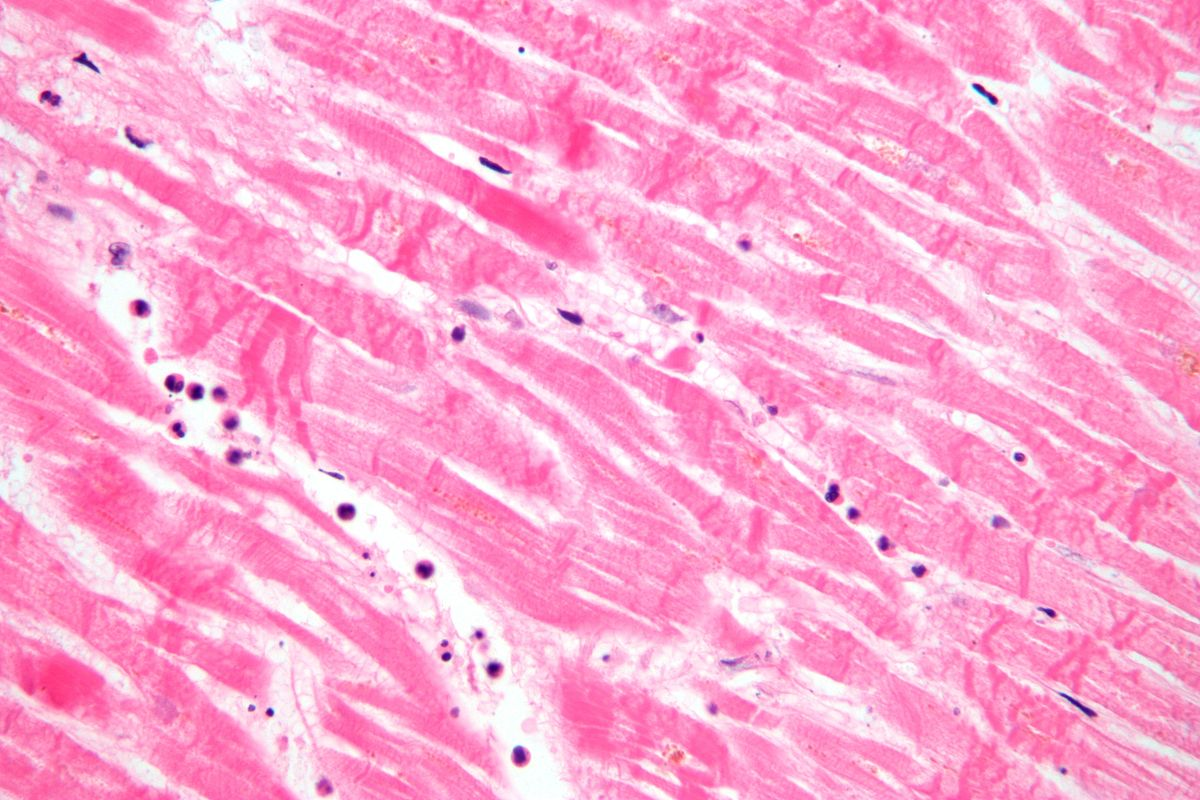
#> input picture data/example_data/H_and_E_histopathology.jpg, 1200 x 800 px; its folder holds only this picture in this run
$ python -i run_preprocess.py   (imports and definitions only)   (older library calls are emulated)
#> lines starting #> are read from the running program, lines starting #| are printed output that depends on the picture
#> further down, picture is the input picture: PIL image 1200x800 RGB; mean R, G, B 250.3, 165.8, 208.2
# type: ignore
import gzip
import json
import shutil
import time
from pathlib import Path

import cv2
import numba
import numpy as np
import PIL.Image
from tqdm.contrib.concurrent import process_map

"""
.py version of preprocess-retinopathy.ipynb
"""

# paths
img_dir = Path("/storage_hdd_1/kc429229/data/retinopathy/original/")
results_path = Path("data/retinopathy/preprocess_results.jsonl.gz")
target_size = 224
target_img_dir = Path(f"data/retinopathy/{target_size}/")

# create folders
# [8 lines not run here, left out]

# loading images
img_paths = list(img_dir.rglob("*.jpeg"))  # + list(img_dir.rglob("*.JPEG"))
img_paths = sorted(img_paths, key=lambda p: (int(p.stem.split("_")[0]), p.stem))
# [1 line not run here, left out]


# circle finding
@numba.njit
def get_circle_scores(img, grad, ys, xs, rs):
    H, W = img.shape
    scores = np.zeros((len(ys), len(xs), len(rs)), dtype=np.float64)
    angles = np.linspace(0, 160, 8)
    directions = np.stack((np.sin(np.deg2rad(angles)), np.cos(np.deg2rad(angles))), axis=-1)

    for iy, y in enumerate(ys):
        for ix, x in enumerate(xs):
            for ir, r in enumerate(rs):
                scores[iy, ix, ir] = 0
                for d in directions:
                    y0, x0 = int(np.round(y + r * d[0])), int(np.round(x + r * d[1]))
                    y1, x1 = int(np.round(y - r * d[0])), int(np.round(x - r * d[1]))
                    if not (0 <= y0 < H and 0 <= x0 < W and 0 <= y1 < H and 0 <= x1 < W):
                        continue
                    scores[iy, ix, ir] += np.cbrt(
                        np.maximum(grad[y0, x0].dot(-d), 0) * np.maximum(grad[y1, x1].dot(d), 0)
                    )
    return scores


def find_circle(pil_img, ys, xs, rs, downscale):
    pil_img = pil_img.reduce(downscale)
    # H, W = pil_img.height, pil_img.width
    img = np.array(pil_img).max(axis=2)

    grad = np.stack((cv2.Scharr(img, cv2.CV_64F, 0, 1), cv2.Scharr(img, cv2.CV_64F, 1, 0)), axis=-1)
    grad = grad / (img[..., np.newaxis] / img.max() + 0.2)
    K = 25
    grad = np.ascontiguousarray(cv2.GaussianBlur(grad, (K, K), 0))

    scores = get_circle_scores(img, grad, ys / downscale, xs / downscale, rs / downscale)
    b = scores.argmax()
    best_iy, best_ix, best_ir = b // (len(rs) * len(xs)), (b // len(rs)) % len(xs), b % len(rs)
    return float(ys[best_iy]), float(xs[best_ix]), float(rs[best_ir])


def find_circle_iterative(pil_img, k=9, iterations=5):
#> called with k = 9, iterations = 5
    H, W = pil_img.height, pil_img.width
#> H = 800; W = 1200
    min_y, max_y = int(0.45 * H), int(0.55 * H)
#> min_y = 360; max_y = 440
    min_x, max_x = int(0.45 * W), int(0.55 * W)
#> min_x = 540; max_x = 660
    min_r, max_r = int(0.4 * min(H, W)), max(H, W) // 2
#> min_r = 320; max_r = 600

    best_y, best_x, best_r = (min_y + max_y) / 2, (min_x + max_x) / 2, (min_r + max_r) / 2
#> best_y = 400; best_x = 600; best_r = 460

    for i in range(iterations):
        ys, y_step = np.linspace(min_y, max_y, k, retstep=True)
        xs, x_step = np.linspace(min_x, max_x, k + 2, retstep=True)
        rs, r_step = np.linspace(min_r, max_r, 2 * k, retstep=True)

        target_size_local = 1536 // 2 ** min(iterations - 1 - i, 2)
        best_y, best_x, best_r = find_circle(pil_img, ys, xs, rs, downscale=max(1, min(H, W) // target_size_local))

        min_y, max_y = best_y - 1.2 * y_step, best_y + 1.2 * y_step
        min_x, max_x = best_x - 1.2 * x_step, best_x + 1.2 * x_step
        min_r, max_r = best_r - 1.2 * r_step, best_r + 1.2 * r_step
#> this loop made 5 passes
#> (b in find_circle, best_iy in find_circle, best_ix in find_circle, best_ir in find_circle, best_y, best_x, best_r, min_y) on passes 1 to 5: (1020, 5, 1, 12, 410, 552, 517.6, 398), (1091, 5, 5, 11, 413, 552, 523.5, 409.4), (910, 4, 6, 10, 413, 552.7, 524, 411.9), (1367, 6, 9, 17, 413.5, 553.4, 524.3, 413.2), (875, 4, 4, 11, 413.5, 553.3, 524.4, 413.4)
#> pass 1, in find_circle, `img = np.array(pil_img).max(axis=2)`:
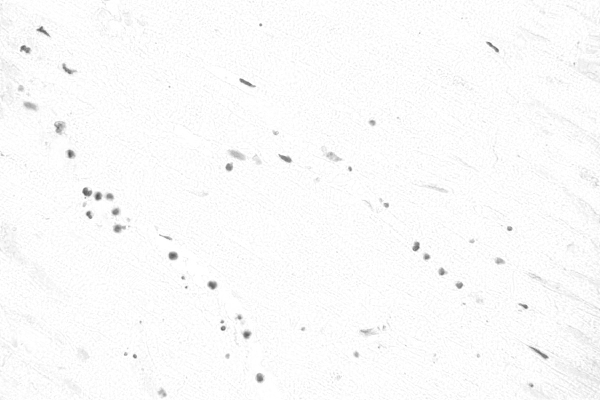
#> img: shape (400, 600); min 82, max 255, mean 250.6

    return round(best_y), round(best_x), round(best_r)


# single image parsing
# [52 lines left out: functions process, crop_and_rescale_and_save, not called in this run]


# [19 lines not run here, left out]

>>> from PIL import Image
>>> picture = Image.open('../../data/example_data/H_and_E_histopathology.jpg')
>>> result = find_circle_iterative(picture)
#> result = (414, 553, 524)

$ run again, on data/example_data/IHC_histopathology.jpg
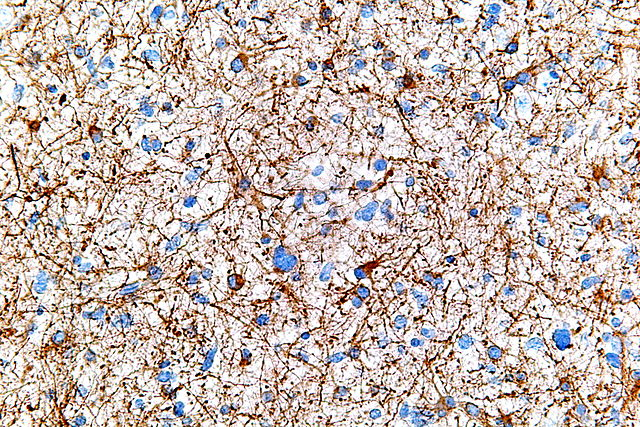
#> input picture data/example_data/IHC_histopathology.jpg, 640 x 427 px
#> picture is the input picture: PIL image 640x427 RGB; mean R, G, B 195.9, 182.5, 176.8
#> the loop in find_circle_iterative, `for i in range(iterations):` made 5 passes
#> (b in find_circle, best_iy in find_circle, best_ix in find_circle, best_ir in find_circle, best_y, best_x, best_r, min_y) on passes 1 to 5: (1620, 8, 2, 0, 234, 300.8, 170, 227.7), (1583, 7, 10, 17, 238.7, 308.5, 180.6, 236.8), (481, 2, 4, 13, 237.8, 308.1, 181.4, 237.2), (658, 3, 3, 10, 237.6, 307.9, 181.4, 237.5), (870, 4, 4, 6, 237.6, 307.9, 181.4, 237.6)
#> pass 1, in find_circle, `img = np.array(pil_img).max(axis=2)`:
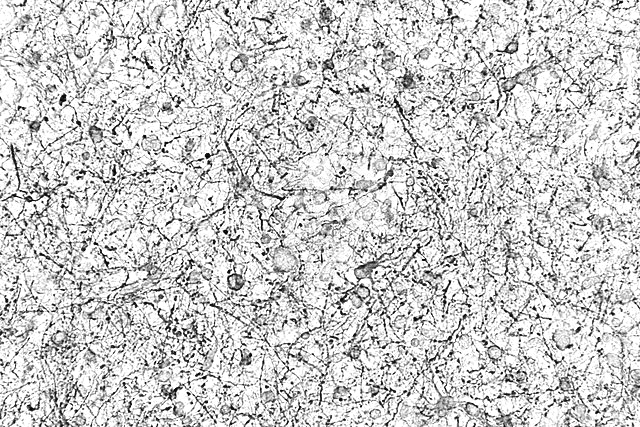
#> img: shape (427, 640); min 0, max 255, mean 203.2
#> result = (238, 308, 181)

$ run again, on data/example_data/adenocarcinoma_histopathology.jpg
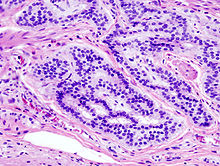
#> input picture data/example_data/adenocarcinoma_histopathology.jpg, 220 x 166 px
#> picture is the input picture: PIL image 220x166 RGB; mean R, G, B 203.6, 163.9, 223.7
#> the loop in find_circle_iterative, `for i in range(iterations):` made 5 passes
#> (b in find_circle, best_iy in find_circle, best_ix in find_circle, best_ir in find_circle, best_y, best_x, best_r, min_y) on passes 1 to 5: (324, 1, 7, 0, 76.12, 114.4, 66, 73.58), (1072, 5, 4, 10, 76.76, 113.9, 66.55, 76), (931, 4, 7, 13, 76.76, 114.1, 66.78, 76.53), (888, 4, 5, 6, 76.76, 114.1, 66.76, 76.69), (869, 4, 4, 5, 76.76, 114.1, 66.76, 76.74)
#> pass 1, in find_circle, `img = np.array(pil_img).max(axis=2)`:
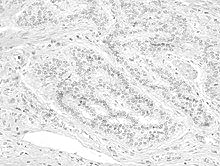
#> img: shape (166, 220); min 56, max 255, mean 227.4
#> result = (77, 114, 67)
